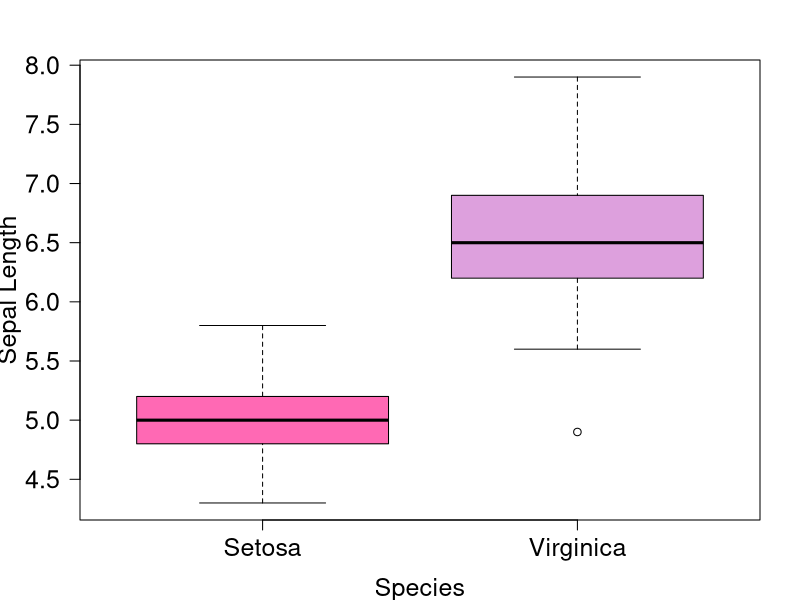
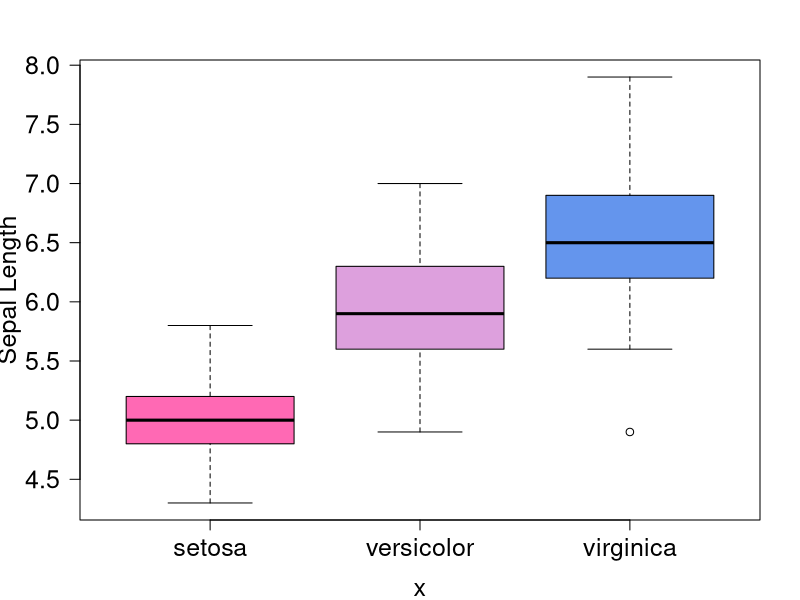
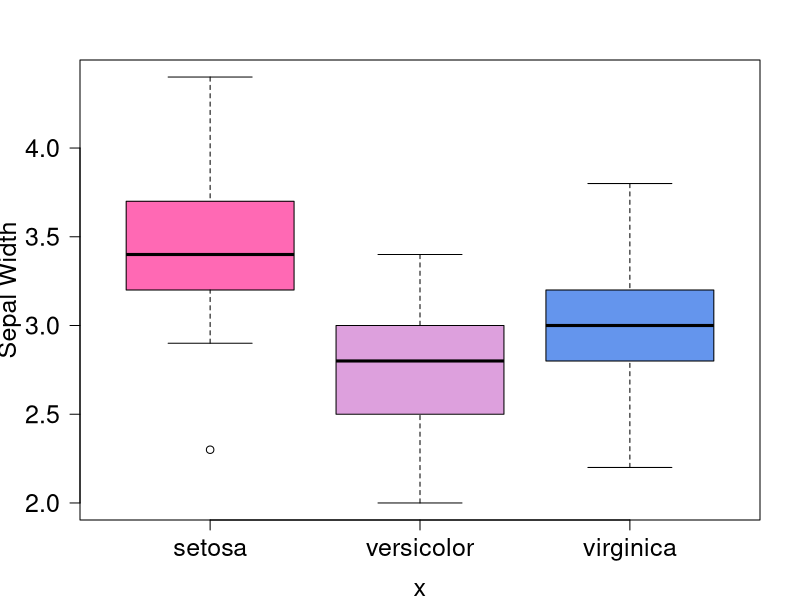
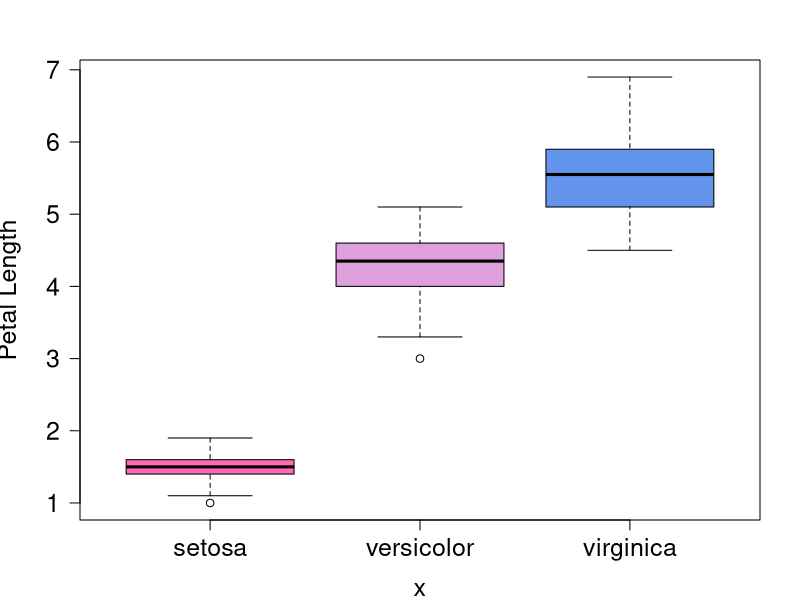
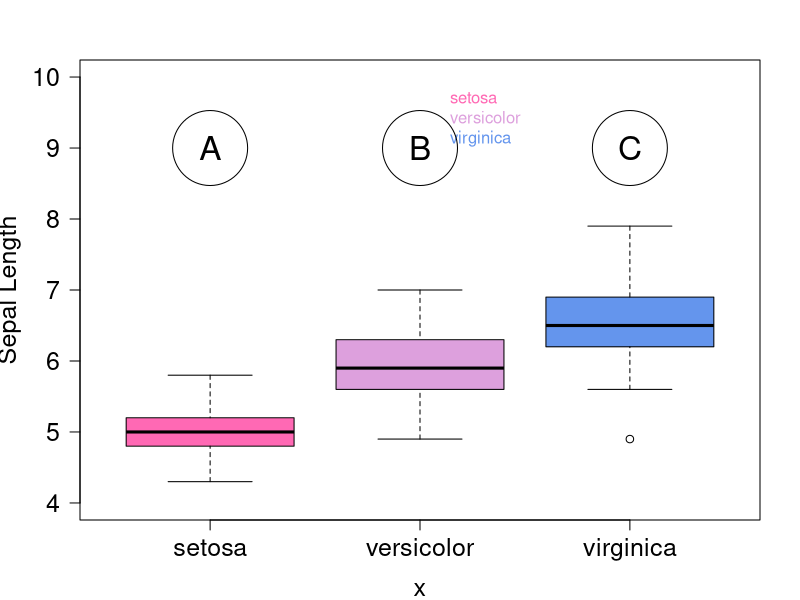
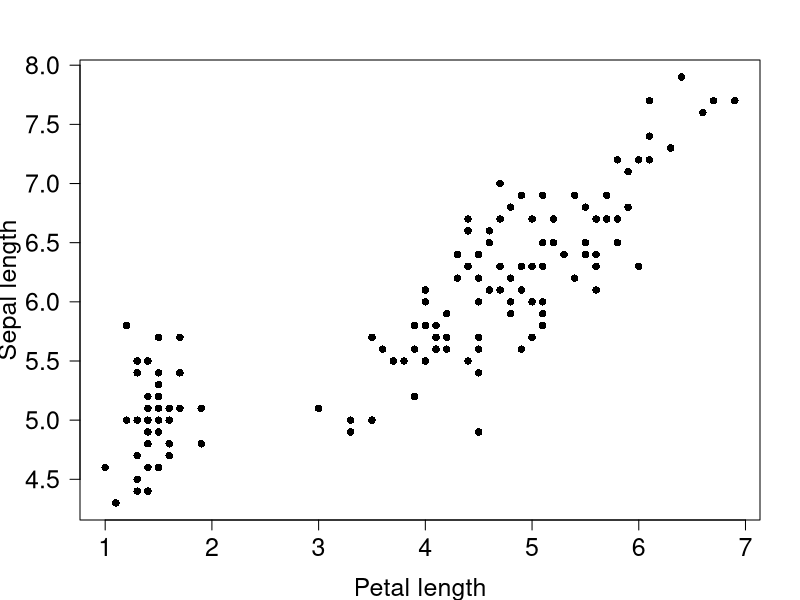
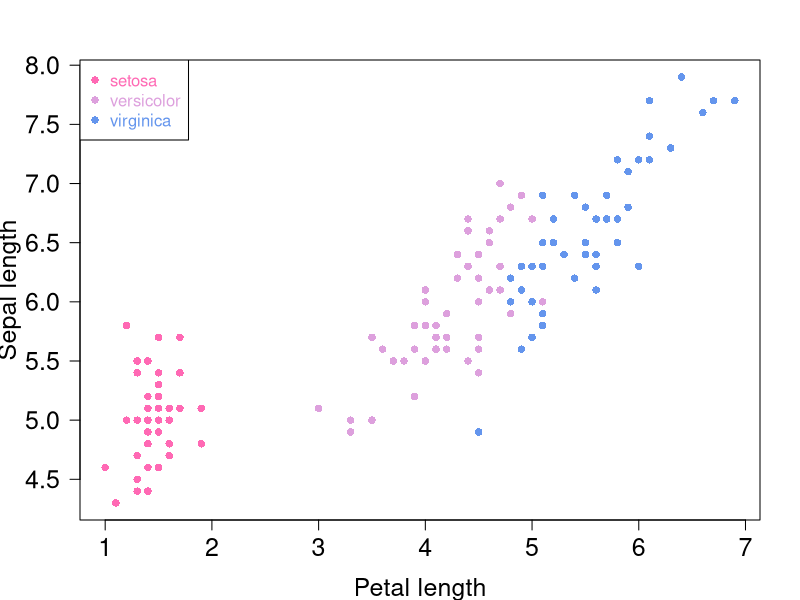
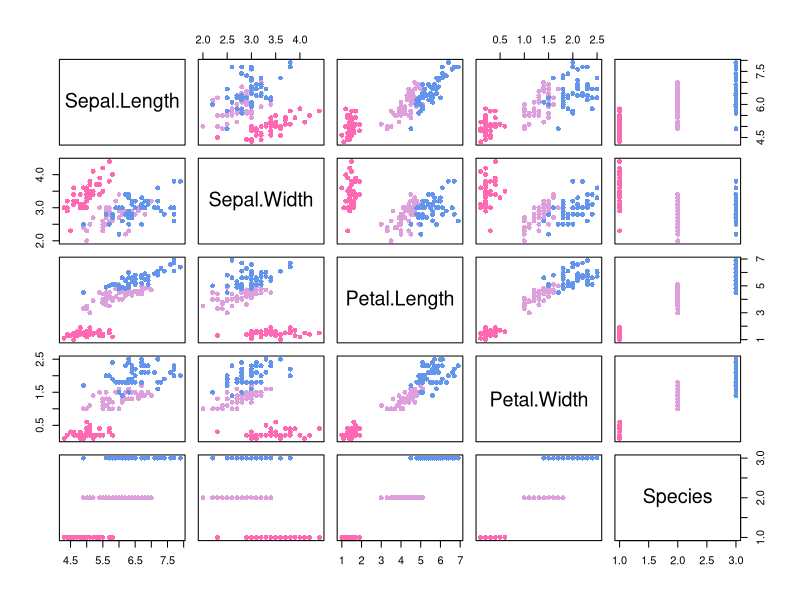

The R source for these figures, in order: (Note: this script raises an error after producing the figures.)
## This code will be used during the bootcamp to show examples for stats, plotting and simple simulations

# initialize workspace
rm(list=ls()) # clean workspace
graphics.off() # close all open plot windows

# Load libraries
library('igraph') # library for network analysis

# load data
iris=iris # this data is already in the computer's memory, but this line will show it in your 'environment' window 

# look at the data
head(iris) # shows the first 6 lines of the data frame
unique(iris$Species) # shows all the species 

# get the subset data from two species
setosa=iris[iris$Species=='setosa',] ## assign only the rows that belong to setosa and all the columns in the data frame to a variable named "setosa"
virginica=iris[iris$Species=='virginica',] ## assign only the rows that belong to virginica and all the columns in the data frame to a variable named "virginica"

# plot the sepal lengths of  setosa and virginica
#windows() # opens the figure in a new window. use the command quartz() for macs
quartz()
par(mar=c(4, 4, 3, 2)) # set the margins
boxplot(setosa$Sepal.Length, virginica$Sepal.Length, # the data to plot
		names=c('Setosa','Virginica'),xlab = "Species", ylab="Sepal Length", # label the axes 
		col=c("hotpink", "plum"), # set the colors of the boxplots
		las=1, # set the numbers on the axis so that they are upright
		cex.axis=1.5,cex.lab=1.5) # make sure the fonts are large enough to read

# are these two statistically different?
# use a t-test:
t.test(setosa$Sepal.Length, virginica$Sepal.Length) # this will display the result in the command line

###############
# Ex 1 (in class): now plot and compare two other measures on your own....
###############

# comparing means of more than two groups
# plot all three species
quartz() # open a new figure window
plot(iris$Species, iris$Sepal.Length, # data to plot
		ylab="Sepal Length", # label axes
	col=c("hotpink", "plum", "cornflowerblue"), las=1, cex.axis=1.5,cex.lab=1.5) # make figure pretty

quartz() # open a new figure window
plot(iris$Species, iris$Sepal.Width, # data to plot
     ylab="Sepal Width", # label axes
     col=c("hotpink", "plum", "cornflowerblue"), las=1, cex.axis=1.5,cex.lab=1.5) # make figure pretty

quartz() # open a new figure window
plot(iris$Species, iris$Petal.Length, # data to plot
     ylab="Petal Length", # label axes
     col=c("hotpink", "plum", "cornflowerblue"), las=1, cex.axis=1.5,cex.lab=1.5) # make figure pretty

# are these three statistically different?
# run an ANOVA:
anova1=aov(iris$Sepal.Length~iris$Species) # set up the statistical test
summary(anova1) # look at the results of the statistical test
TukeyHSD(anova1) # examine each pair using a Tukey test POST HOC to check which are different from eachother

## Add the results of the Tukey test to the plot:
quartz() # open a new figure window
plot(iris$Species, iris$Sepal.Length,ylab="Sepal Length", # data to plot and label axes
		ylim=c(4,10), # set the y limits to make space for stats test results
		col=c("hotpink", "plum", "cornflowerblue"), las=1, cex.axis=1.5,cex.lab=1.5) # make figure pretty
# after you call plot you can add a various graphical features: 
# add letters above the boxes
text(c(1,2,3),c(9,9,9), # set the location of the letters 
		c('A','B','C'), # set which letters to display  on the plot
		cex=2) # make sure they are large enough to read
## add a legend to the plot:
legend(2,10, # set the location x, y 
		unique(iris$Species), # text to display
		text.col=c("hotpink", "plum", "cornflowerblue"), #text color
		bty ='n') # remove outline of legend box
# and just for fun...
# add circles  around the letters
points(c(1,2,3),c(9,9,9), # location of circles
		cex=10) # size of circles (default of points is empty circles - look up  in your R reference card what other shapes you can set using pch= )

## are sepal and petal length correlated?
# let's plot these first
quartz() # set a new figure
plot(iris$Petal.Length,iris$Sepal.Length, # data to plot 
		xlab='Petal length',ylab='Sepal length', # label your axes
		pch=16,las=1,cex.axis=1.5,cex.lab=1.5) # make the figure pretty

# run a Pearson's correlation test to see if traits are statistically correlated:
cor.test(iris$Petal.Length,iris$Sepal.Length)

## let's color code by species
# set a vector with a different  color for each species that matches their order in the data frame
cols=sub('setosa',"hotpink",iris$Species)
cols=sub('versicolor',"plum",cols)
cols=sub('virginica',"cornflowerblue",cols)

## another shorter way:
cols2=c("hotpink", "plum", "cornflowerblue")[unclass(iris$Species)]

# plot the correlation with color codes by species
quartz()
plot(iris$Petal.Length,iris$Sepal.Length, xlab='Petal length',ylab='Sepal length', # same as above...
		col=cols, # add color
		pch=16,las=1,cex.axis=1.5,cex.lab=1.5) # same as above
# add a legend:
legend("topleft", legend=unique(iris$Species), text.col=c("hotpink", "plum", "cornflowerblue"),pch=16, col=c("hotpink", "plum", "cornflowerblue"))

# is there a significant effect of species on the relationship between sepal and petal length?
# set up a linear model with both petal length and species as effects:
fit_with_sp=lm(Sepal.Length ~ Petal.Length + Species - 1, data=iris)
summary(fit_with_sp) # look at the results

# add an interaction term:
fit_with_sp_with_int=lm(Sepal.Length ~ Petal.Length * Species - 1, data=iris)
summary(fit_with_sp_with_int)

# exploratory analysis...
quartz()
plot(iris, col=cols2, pch=16)

################
# Ex 2 (in class): 
# are Petal Length and Sepal width related? by species? is there an interaction term? 
# Plot the interaction term (HINT: look up the abline function).
# next, use a 'for' loop to create the above plot.
################

# is there a significant effect of species on the relationship between petal length and sepal width?
# set up a linear model with both petal length and species as effects:

fit_with_sp_with_int=lm(Petal.Length ~ Sepal.Width * Species - 1, data=iris)
summary(fit_with_sp_with_int)

## gradient colors - color code the points by petal length
quartz()
plot(iris$Petal.Length,iris$Sepal.Width, xlab='Petal length',ylab='Sepal width',pch=16, # same as above...
		 col=rainbow(max(iris$Petal.Length)*10)[iris$Petal.Length*10]) # set a color Palette 'rainbow' and assign colors by petal length 

###########################
###########################

## interaction data:
# create a random interaction matrix:
mat_data=matrix(data =  rnorm(225,0,5) , nrow = 15, ncol = 15) ## you can potentially replace rnorm with rexp(225,0.75) and with runif(225,0,5) 
diag(mat_data)=1 # set the diagonal to 1 cause each individual interacts with itself by definition
quartz() # plot the interaction matrix
image(mat_data) 
# turn the adjacency matrix to a network object
net=graph.adjacency(mat_data,diag=FALSE,mode="undirected", weighted=TRUE)
E(net) # look at the edges of the object
E(net)$width <- E(net)$weight # set edge width to the weight
quartz() # plot the network
plot(net,vertex.color=rainbow(10),layout=layout.fruchterman.reingold)


###########################
###########################

# Geometric Growth 
# a script to simulate and plot the discrete logistic model
# Set initial conditions and parameter values
N0 <- 100
RR <- 1.05
ttMax <- 10
# initialize variable to a vector of NA values - where we will store the simulation results
NN <- matrix(NA, nrow=1, ncol=ttMax+1)
NN[1] <- N0 # set first value to initial condition
# use a loop to iterate the model the desired number of times
for (tt in 1:ttMax) {
	NN[tt+1] <- RR*NN[tt]
}
# plot the results
quartz()
plot(1:(ttMax+1), NN, xlab="Time", ylab="Population size (N)", col='blue', pch=16, las=1)
# add a line:
lines(1:(ttMax+1), NN, xlab="Time", ylab="Population size (N)", col='blue', las=1)

##################
## ex 3 (in class): convert the above simulation into a function
################